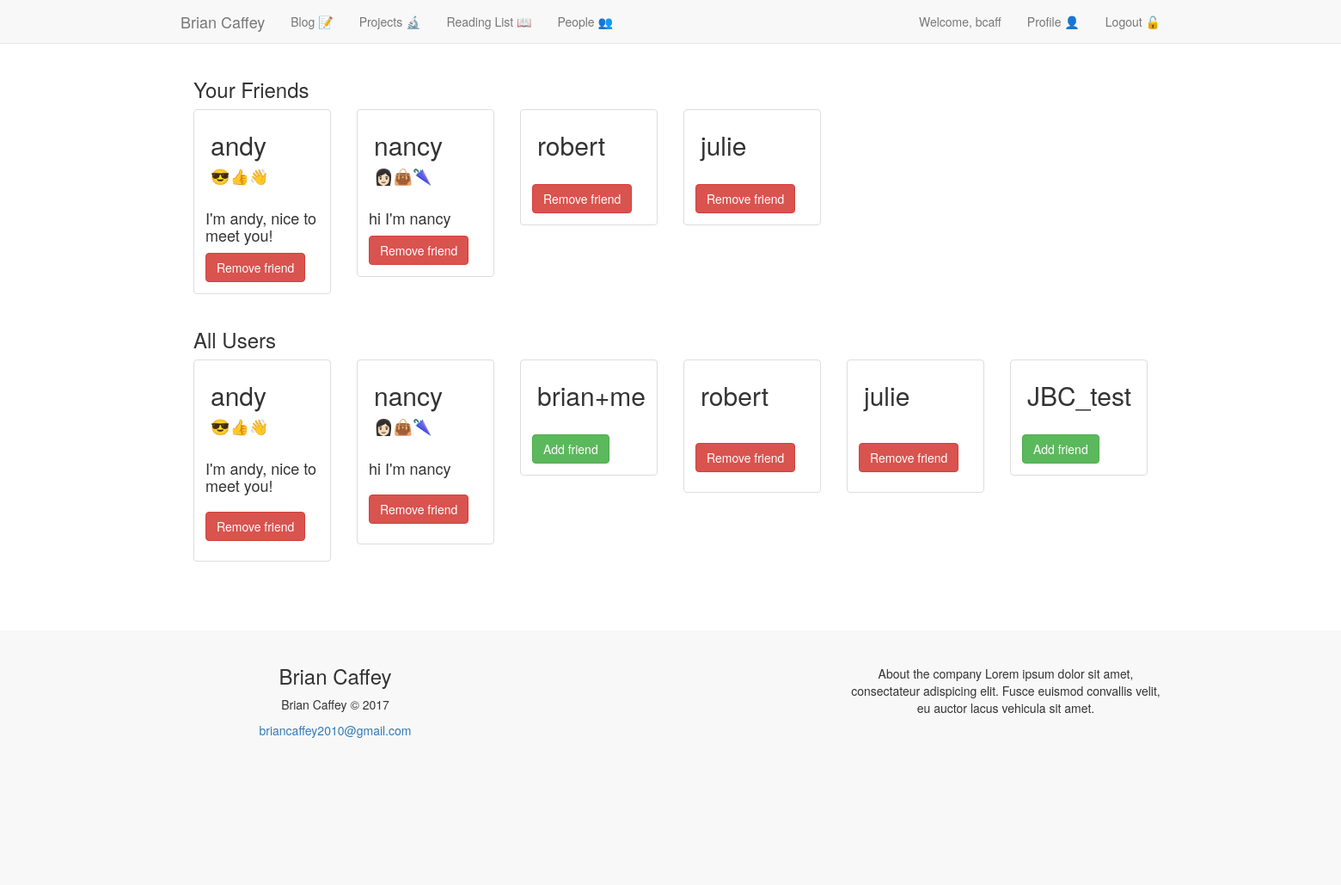
Screenshot of /users/ (signed in) with the database file from the repository.
### accounts/models.py (models this page shows, shortened)
class UserProfile(models.Model):
	user = models.OneToOneField(User)
	description = models.CharField(max_length=100, default='')
	twitter = models.CharField(max_length=100, default='')
	emoji = models.CharField(max_length=10, default='')

### friends/views.py (the view)
def friend_list(request):
    all_users = UserProfile.objects.all().exclude(user=request.user)
    context = {
            "all_users":all_users,
        }
    if request.user.is_authenticated():
        friend_object, created = Friend.objects.get_or_create(current_user=request.user.userprofile)
        if friend_object.users:
            friends = [friend for friend in friend_object.users.all() if friend != request.user.userprofile]
            context['friends'] = friends
    return render(request, 'friends/friends_list.html', context)

### friends/templates/friends/friends_list.html (shortened to what this page needs)
{% extends 'base.html' %}
{% load crispy_forms_tags %}
{% load urlify %}
{% block content %}
<div class="albums-container container-fluid">
    <div class="row">
        <div class="col-sm-12">
            <h3>Your Friends</h3>
        </div>
            {% for friend in friends %}
                <div class="col-sm-4 col-lg-2">
                    <div class="thumbnail">
                      <div class="container"><h2>{{ friend.user.username }}</h2>
                      <h4>{{ friend.emoji }}</h4></div>
                        <div class="caption">
                            <h4>{{ friend.description }}</h4>
                            {% if friend not in friends %}<h3>
                            <a class='btn btn-success' href="{% url 'friends:add_or_remove_friends' username=friend.user.username verb='add' %}">Add friend</a>
                            {% else %}
                            <a class='btn btn-danger' href="{% url 'friends:add_or_remove_friends' username=friend.user.username verb='remove' %}">Remove friend</a>
                            </h3>{% endif %}
                        </div>
                    </div>
                </div>
            {% endfor %}
    </div>
</div>
<div class="albums-container container-fluid">
    <div class="row">
        <div class="col-sm-12">
            <h3>All Users</h3>
        </div>
            {% for person in all_users %}
                <div class="col-sm-4 col-lg-2">
                    <div class="thumbnail">
                        <div class="container"><h2>{{ person.user.username }}</h2>
                      <h4>{{ person.emoji }}</h4></div>
                        <div class="caption">
                            <h4>{{ person.description }}</h4>
                            {% if person in friends %}<h3>
                            <a class='btn btn-danger' href="{% url 'friends:add_or_remove_friends' username=person.user.username verb='remove' %}">Remove friend</a>
                            {% else %}
                            <a class='btn btn-success' href="{% url 'friends:add_or_remove_friends' username=person.user.username verb='add' %}">Add friend</a>
                            </h3>{% endif %}
                        </div>
                    </div>
                </div>
                {% cycle '' '' '' '' '' '<div class="clearfix visible-lg"></div>' %}
            {% endfor %}
    </div>
</div>
{% endblock content %}

### templates/nav.html (shortened to what this page needs)
{% load crispy_forms_tags %}
    <nav class="navbar navbar-default navbar-static-top">
      <div class="container">
        <div class="navbar-header">
          <a class="navbar-brand" href="{% url 'home:home' %}">Brian Caffey</a>
        </div>
        <div id="navbar" class="navbar-collapse collapse">
          <ul class="nav navbar-nav">
            <li><a href="{% url 'posts:list' %}">Blog 📝</a></li>
            <li><a href="{% url 'projects:projects' %}">Projects 🔬</a></li>
            <li><a href="{% url 'reading-list:list' %}">Reading List 📖</a></li>
            <li><a href="{% url 'friends:friend-list' %}">People 👥</a></li>
          </ul>
          <ul class="nav navbar-nav navbar-right">
            {% if user.is_authenticated %}
            <li><a>Welcome, {{ user.username }}</a></li>
            <li><a href="{% url 'home:home'%}">Profile 👤</a></li>
            <li><a type="button" href="#logout" data-toggle="modal" data-target="#myModal-logout">Logout 🔓</a></li>
            {% endif %}
          </ul>
        </div>
      </div>
    </nav>

### rows the page displays
UserProfile: user.username "andy", emoji "😎👍👋", description "I'm andy, nice to meet you!", shows "Remove friend"
UserProfile: user.username "nancy", emoji "👩🏻👜🌂", description "hi I'm nancy", shows "Remove friend"
UserProfile: user.username "robert", shows "Remove friend"
UserProfile: user.username "julie", shows "Remove friend"
UserProfile: user.username "brian+me", shows "Add friend"
UserProfile: user.username "JBC_test", shows "Add friend"

### other values shown
{{ user.username }} "bcaff"
